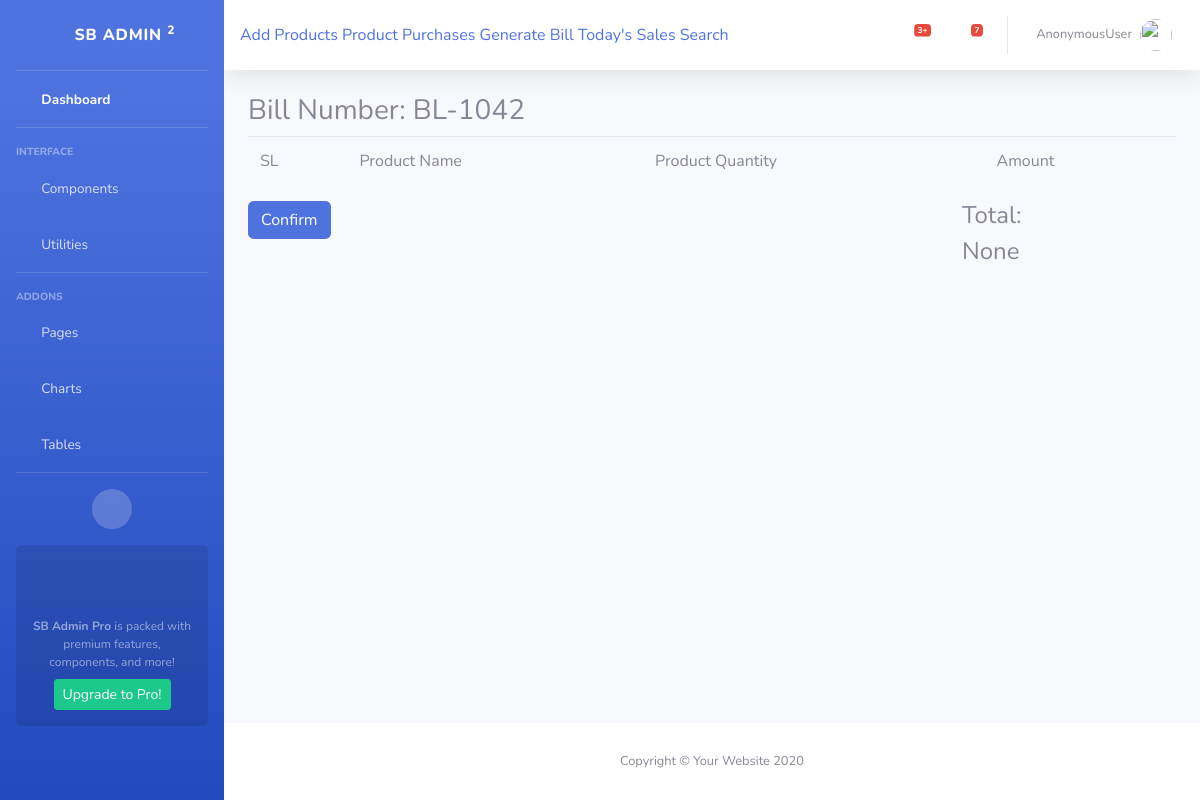
/billing/generatebill/BL-1042, run on an earlier commit of the app's database.
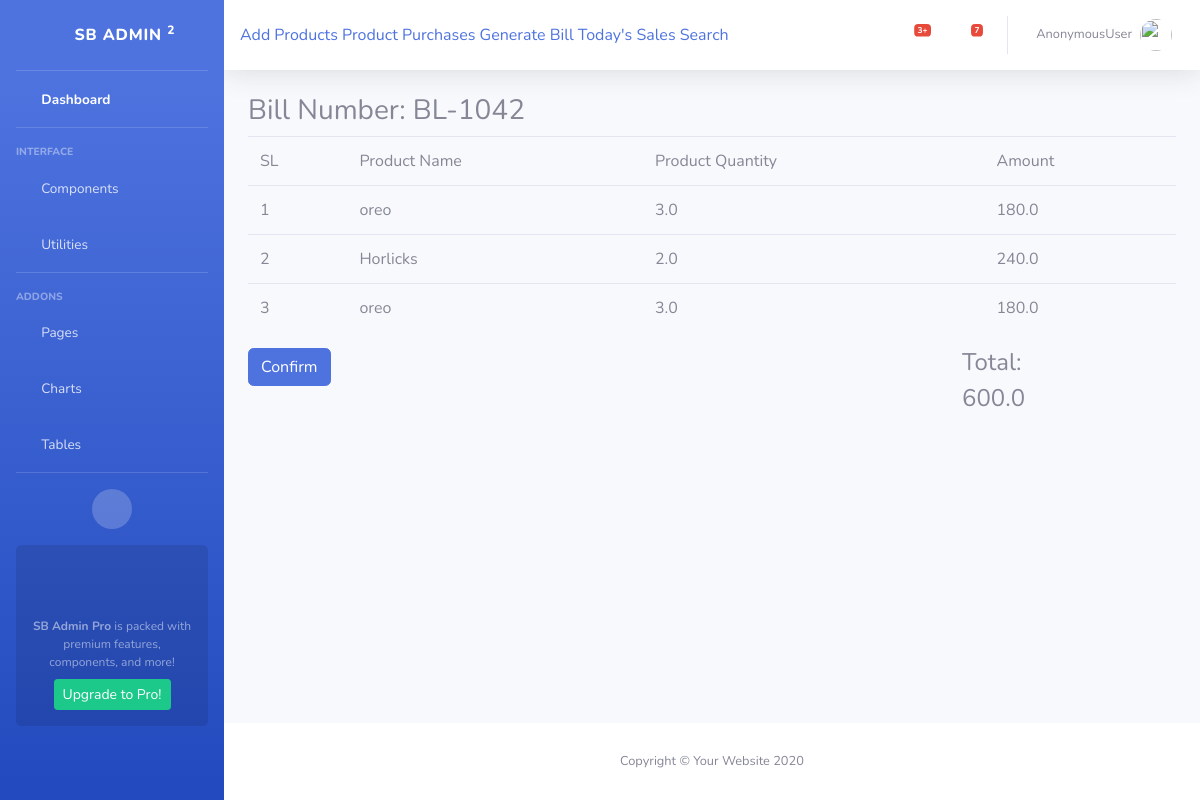
And on a later commit of the database.
### app_billing/models.py (models this page shows, shortened)
class Order(models.Model):
    billnumber = models.CharField(max_length=12, unique=True)
    bill_date = models.DateField(auto_now=True)
    customer_name = models.CharField(max_length=60)
    phone_number = models.CharField(max_length=12)
    bill_total = models.IntegerField(default=0)

class OrderLine(models.Model):
    bill_number = models.ForeignKey(Order, on_delete=models.CASCADE)
    product_name = models.ForeignKey(Items, on_delete=models.CASCADE)
    product_qty = models.FloatField()
    amount= models.FloatField()

class Items(models.Model):
    item_name = models.CharField(max_length=120)
    def __str__(self):
        return self.item_name

### app_billing/views.py (the view, shortened to what this page needs)
# urls.py: path('generatebill/<str:billnumber>', BillGenrate.as_view(), name='generatebill'),
class BillGenrate(TemplateView):
    model = Order
    context = {}
    template_name = 'app_billing/billdisplay.html'
    def get(self, request, *args, **kwargs):
        billnum = kwargs.get('billnumber')
        orderlines = OrderLine.objects.filter(bill_number__billnumber=billnum)
        total = OrderLine.objects.filter(bill_number__billnumber=billnum).aggregate(Sum('amount'))
        self.context = {
            'billnum':billnum,
            'orderlines':orderlines,
            'total':total['amount__sum'],
        }
        return render(request, self.template_name, self.context)

### app_billing/templates/app_billing/billdisplay.html (shortened to what this page needs)
<!DOCTYPE html>
{%extends 'app_billing/admin_base.html'%}
{%block body_block%}
<form method="post">
<h3 >Bill Number: {{billnum}} </h3>
<table class="table">
    <tr>
        <td>SL</td>
        <td>Product Name</td>
        <td>Product Quantity</td>
        <td>Amount</td>
    </tr>
{% for line in orderlines%}
    <tr>
        <td>{{ forloop.counter }}</td>
        <td>{{line.product_name}}</td>
        <td>{{line.product_qty}}</td>
        <td>{{line.amount}}</td>
    </tr>
{%endfor%}
</table>
<div class="row">
   <div class="col-lg-9">
            <input type="submit" value="Confirm" class="btn btn-primary">
   </div>
    <div class="col-lg-2" >
        <h4 >Total:</h4>
        <h4>{{total}}</h4>
    </div>
</div>
</form>
{%endblock%}

What changed in the data, as far as the page shows it:
added Order: billnumber "BL-1042"
added OrderLine: product_name "oreo", product_qty "3.0", amount "180.0"
added OrderLine: product_name "Horlicks", product_qty "2.0", amount "240.0"
added OrderLine: product_name "oreo", product_qty "3.0", amount "180.0"
Also different on the page:
{{ total }}: "None" → "600.0"
{{ billnum }}: "BL-1042" → (not shown)
